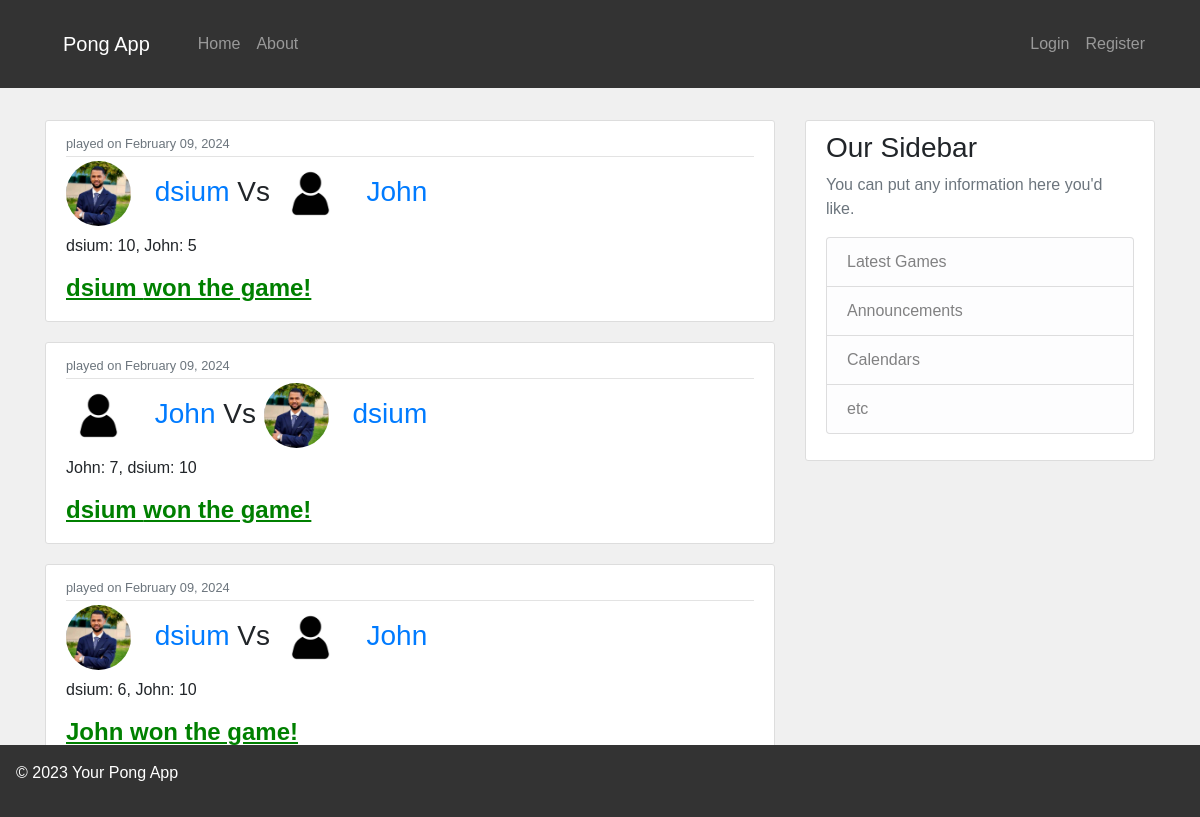
The page / on the database its author committed.
### pong/models.py (models this page shows, shortened)
class Game(models.Model):
    player1 = models.ForeignKey(User, on_delete=models.CASCADE, related_name='player1')
    player2 = models.ForeignKey(User, on_delete=models.CASCADE, related_name='player2')
    player1_score = models.IntegerField(default=0)
    player2_score = models.IntegerField(default=0)
    winner = models.ForeignKey(User, on_delete=models.CASCADE, related_name='winner', null=True)
    date = models.DateTimeField(auto_now_add=True)

### users/models.py (models this page shows, shortened)
class Profile(models.Model):
    user = models.OneToOneField(User, on_delete=models.CASCADE)
    image = models.ImageField(default='default.png', upload_to='profile_pics')

### pong/views.py (the view)
# urls.py: path('', views.home, name='home'),
def home(request):
    context = {
        'games': Game.objects.all()
    }
    return render(request, 'pong/home.html', context)

### pong/templates/pong/home.html
{% extends 'pong/base.html' %}
{% block content %}
	{% for game in games %}
		<article class="media content-section">
			<div class="media-body">
					<div class="article-metadata">
						<small class="text-muted">played on {{game.date|date:"F d, Y"}}</small>
					</div>
				<h3>
					<img class="rounded-circle article-img" src="{{game.player1.profile.image.url}}">
					<a class="article-title" href="#">{{ game.player1 }}</a>
					Vs
					<img src="{{game.player2.profile.image.url}}" class="rounded-circle article-img">
					<a class="article-title" href="#">{{ game.player2 }}</a></h3>
					<p>{{ game.player1 }}: {{ game.player1_score }}, {{ game.player2 }}: {{ game.player2_score }}</p>
				<h3 style="font-size: 1.5rem; color: green; font-weight: bold; text-decoration: underline;">
					{{ game.winner }} won the game!
				  </h3>
			</div>
		</article>
	{% endfor %}
{% endblock %}

### pong/templates/pong/base.html (shortened to what this page needs)
{%load static%}
<!DOCTYPE html>
<html lang="en">
	<head>
		<link rel="stylesheet" href="https://cdn.jsdelivr.net/npm/bootstrap@4.0.0/dist/css/bootstrap.min.css"
>
		<link rel="stylesheet" href="{%static 'pong/main.css' %}">
	</head>
	<body>
		<header>
			<nav class="navbar navbar-expand-lg navbar-dark">
				<div class="container">
					<a class="navbar-brand mr-4 nav-link" id="home" href="#">Pong App</a>
					<div class="collapse navbar-collapse" id="navbarNav">
						<div class="navbar-nav mr-auto">
							<a id="home" class="nav-item nav-link" href="#">Home</a>
							<a id="about" class="nav-item nav-link" href="#">About</a>
						</div>
						<div class="navbar-nav">
							{% if user.is_authenticated %}
								<a id="profile" class="nav-item nav-link" href="#">Profile</a>
								<a id="logout" class="nav-item nav-link" href="#">Logout</a>
							{% else %}
								<a id="req_login" class="nav-item nav-link" href="#">Login</a>
								<a id="req_register" class="nav-item nav-link" href="#">Register</a>
							{% endif %}
						</div>
					</div>
				</div>
			</nav>
		</header>
		<main role="main" class="container">
			<div class="row">
				<div class="col-md-8">
					<div id="content">
                        {% block content %}
                        {% endblock %}
					</div>
				</div>
			<div class="col-md-4">
				<div class="content-section">
				<h3>Our Sidebar</h3>
				<p class='text-muted'>You can put any information here you'd like.
					<ul class="list-group">
					<li class="list-group-item list-group-item-light">Latest Games</li>
					<li class="list-group-item list-group-item-light">Announcements</li>
					<li class="list-group-item list-group-item-light">Calendars</li>
					<li class="list-group-item list-group-item-light">etc</li>
					</ul>
				</p>
				</div>
			</div>
			</div>
		</main>
		<footer>
			<p>&copy; 2023 Your Pong App</p>
		</footer>
	</body>
</html>

### pong/static/pong/main.css (style rules this page uses)
body { font-family: Arial, sans-serif; background-color: #f0f0f0; margin: 0; padding: 0; }
header { background-color: #333; color: #fff; padding: 1em; }
main { padding: 2em; }
footer { background-color: #333; color: #fff; padding: 1em; position: fixed; bottom: 0; width: 100%; }
.article-img { height: 65px; width: 65px; margin-right: 16px; }
.article-metadata { padding-bottom: 1px; margin-bottom: 4px; border-bottom: 1px solid #e3e3e3 }
.content-section { background: #ffffff; padding: 10px 20px; border: 1px solid #dddddd; border-radius: 3px; margin-bottom: 20px; }

### rows shown on the page
Game: date "February 09, 2024", player1.profile.image (picture), player1 "dsium", player2.profile.image (placeholder picture), player2 "John", player1_score "10", player2_score "5", winner "dsium"
Game: date "February 09, 2024", player1.profile.image (placeholder picture), player1 "John", player2.profile.image (picture), player2 "dsium", player1_score "7", player2_score "10", winner "dsium"
Game: date "February 09, 2024", player1.profile.image (picture), player1 "dsium", player2.profile.image (placeholder picture), player2 "John", player1_score "6", player2_score "10", winner "John"
